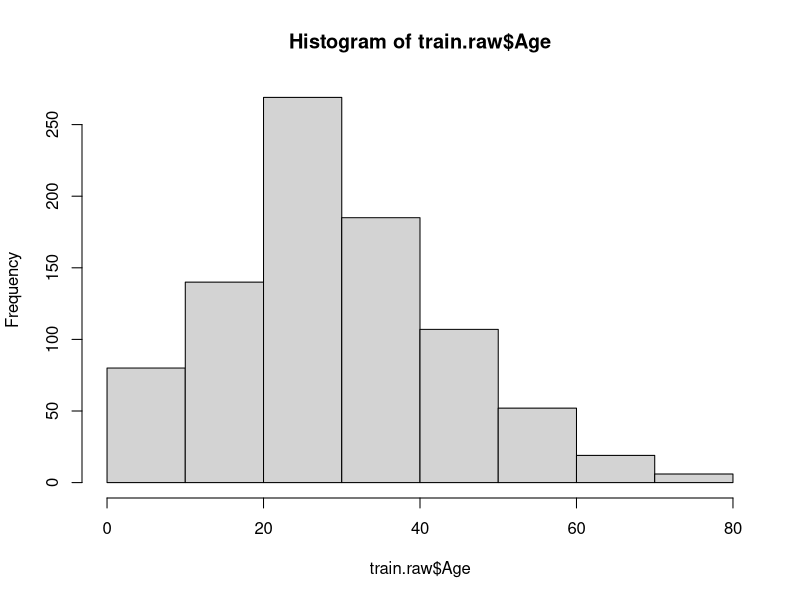
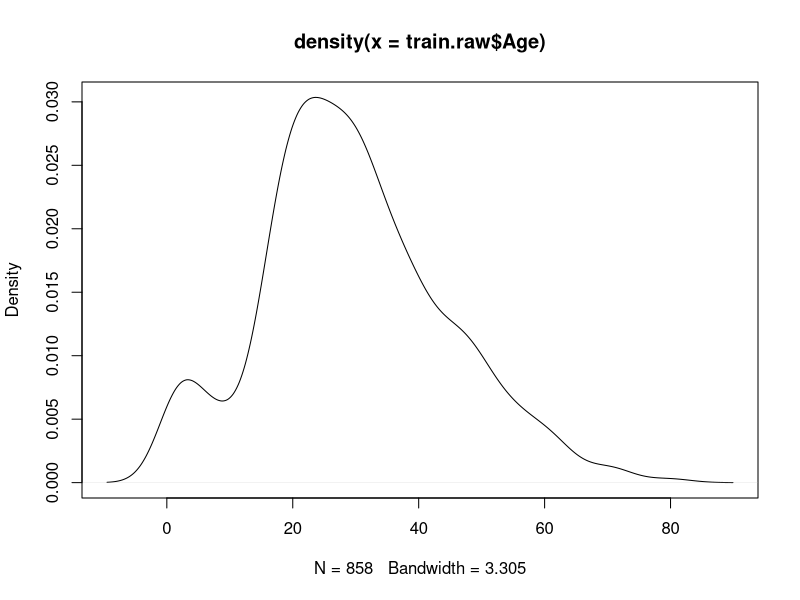
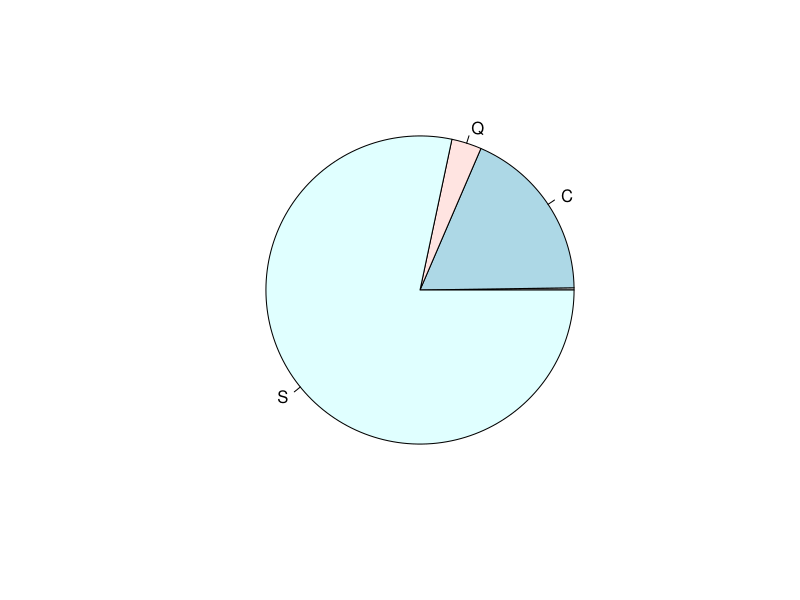
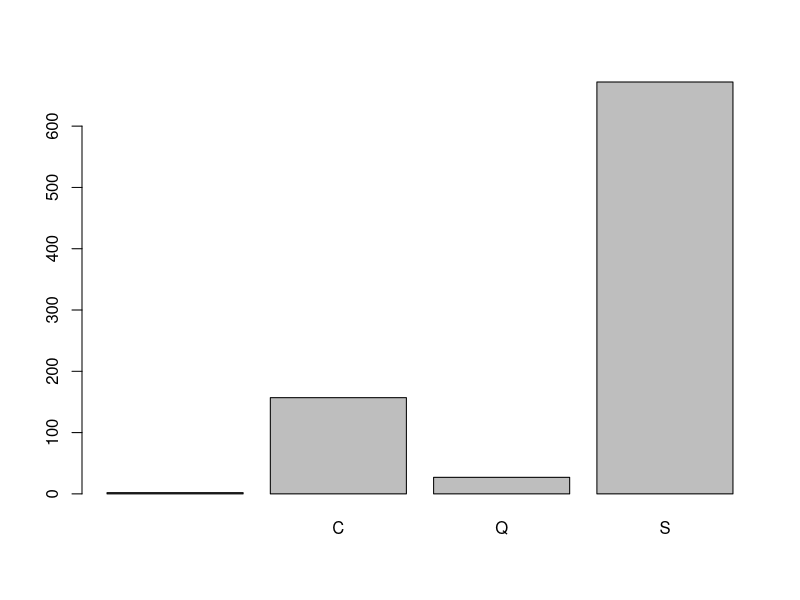
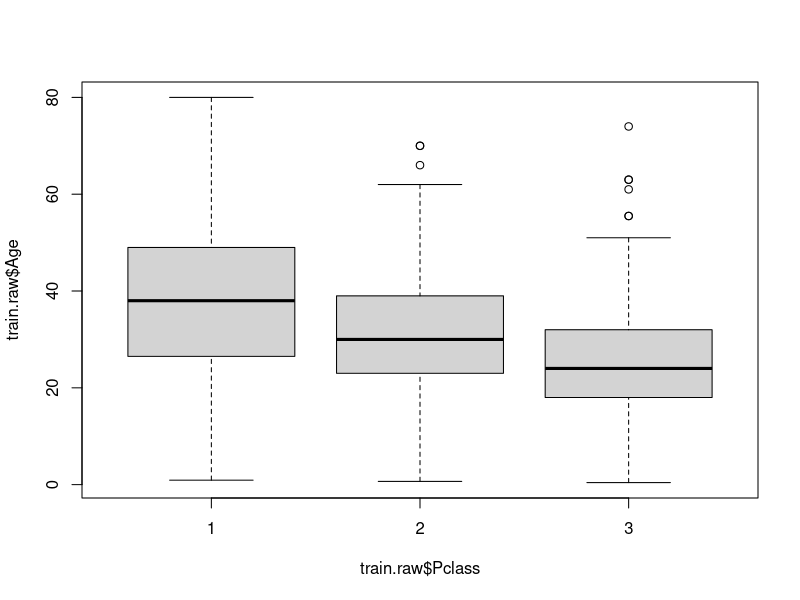
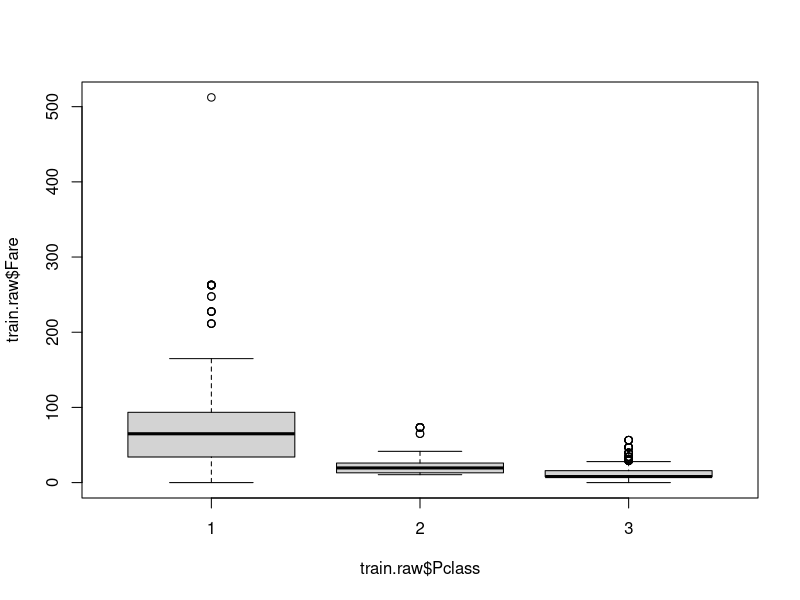
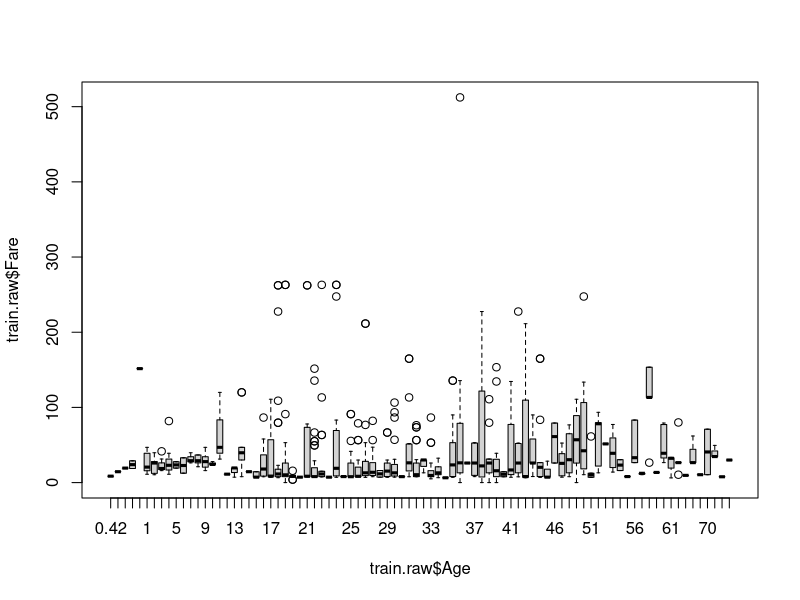

Source code (R) for these figures, in order: (Note: this script raises an error after producing the figures.)
library(here)


# http://www.rdatamining.com/docs/data-exploration-and-visualization-with-r

train.raw <- read.csv("datasets/titanic/train.csv")
test.raw <- read.csv("datasets/titanic/test.csv")


# values and types
train.raw[1:5,]
head(train.raw)
summary(train.raw)

# thorough data description
library(Hmisc)
describe(train.raw)


# histogram/density of a numerical variable
hist(train.raw$Age)
plot(density(train.raw$Age))

# repartition of a categorical variable
summary(train.raw$Embarked)
table(train.raw$Embarked)
pie(table(train.raw$Embarked))
barplot(table(train.raw$Embarked))

# variable interactions
boxplot(train.raw$Age ~train.raw$Pclass)
boxplot(train.raw$Fare ~ train.raw$Pclass)
boxplot(train.raw$Fare ~ train.raw$Age)

# repartition for all variables
pairs(train.raw)
pairs(train.raw)
